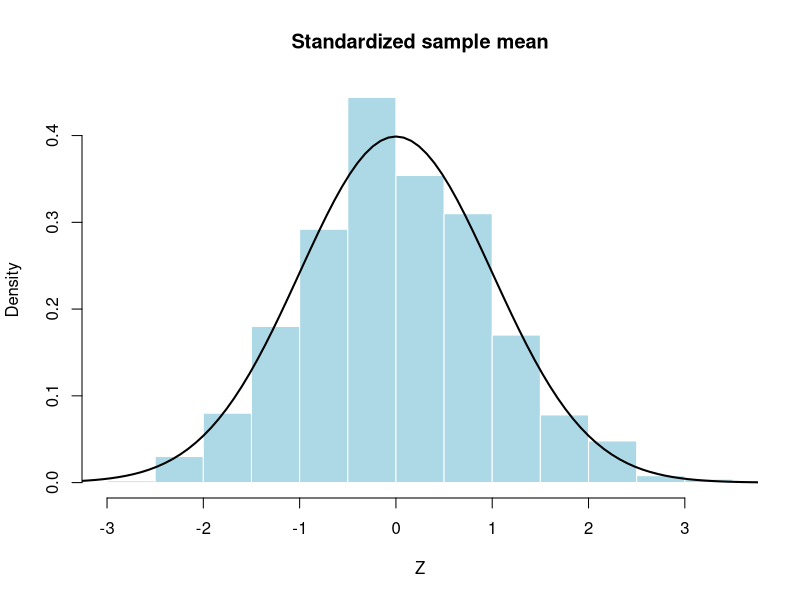

Here is the R script that generated this plot:
# Monte Carlo CLT demo for Exp(1)
set.seed(123)

B <- 1000   # number of repetitions
n <- 50     # sample size

# Exponential(1) has mean = 1, sd = 1
mu <- 1
sigma <- 1

# Collect the statistics
Z <- numeric(B)

for (b in 1:B) {
  x <- rexp(n, rate = 1)             # draw n samples from Exp(1)
  xbar <- mean(x)                    # sample mean
  Z[b] <- (xbar - mu) / (sigma / sqrt(n))  # standardized statistic
}

# Histogram of the simulated Z
hist(Z, probability = TRUE,
     main = "Standardized sample mean",
     xlab = "Z", col = "lightblue", border = "white")

# Overlay standard normal density
curve(dnorm(x), from = -4, to = 4, add = TRUE, lwd = 2, col = "black")
